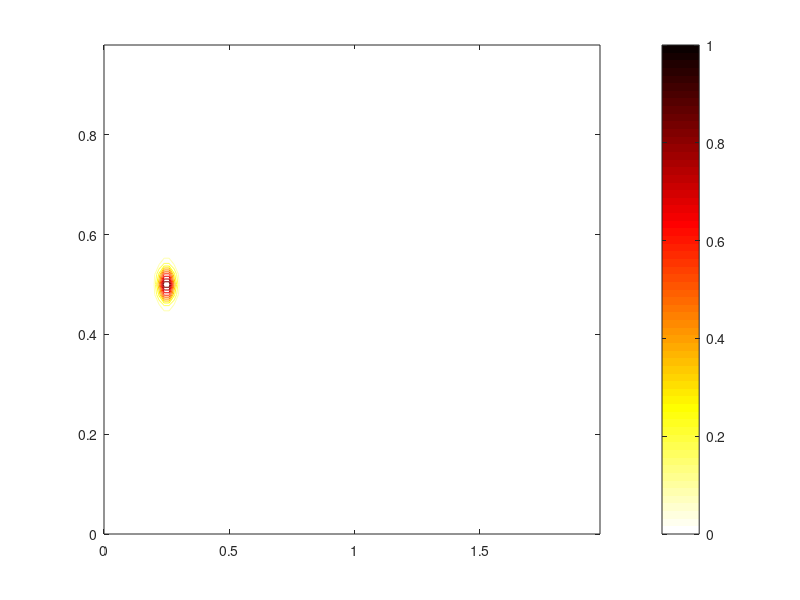

The MATLAB script that drew this image: (Note: this script raises an error after producing the figure.)
%PARAMETROS
D = 0.0001; % m^2/s

%Corrección, dar el número de nodos
%N_x = 100;
%N_y = 100;
L_x = 2; % m
L_y = 1; % m
dx = 0.02; % m
dy = 0.02; % m
time = 50; % seconds
u_x = 0.005; % m/s
v_y = 0.009; % m/s
% Additional velocity field W parameters
w_x = 0.005; % m/s
w_y = 0.009; % m/s


%NÚMERO DE PUNTOS EN EL ARREGLO ESPACIAL
N_x = round(L_x / dx); % Number of nodes in x
N_y = round(L_y / dy); % Number of nodes in y
%NUMERO DE PUNTOS EN EL ARREGLO TEMPORAL Y CONDICIÓN DE ESTABILIDAD
%dt = 0.0001;
dt = min(dx^2 / (4 * D), dy^2 / (4 * D)); % s
%dt = (dx^2*dy^2)/(2*D*(dx^2+dy^2))/10;
t_nodes = floor(time / dt);
% CONCENTRACIÓN INICIAL DEL CONTAMINANTE
u_0 = zeros(N_x, N_y);
[X, Y] = meshgrid((0:N_x-1) * dx, (0:N_y-1) * dy);
u_0 = exp(-1000* ((X - L_x / 8).^2 + (Y - L_y / 2).^2))';
u = u_0;


% GRÁFICA
figure;
h = pcolor(u');
shading interp;
colormap (flipud(hot));
colorbar;
caxis([0 1]);
hold on;
contour_lines = contour(X, Y, u',10); % Initial contour plot
% Add a label to the colorbar
a = colorbar;
a.Label.String = 'C[mol/m^3]';

% New grid for W vector field
[W_X, W_Y] = meshgrid(linspace(0, L_x, 10), linspace(0, L_y, 10));
quiver(W_X, W_Y, w_x*ones(size(W_X)), w_y*ones(size(W_Y)), 'b'); % Quiver plot for W

xlim([0 L_x]);
ylim([0 L_y]);
xlabel('x[m]');
ylabel('y [m]');


title('t: 0.000 [s].');
pause(0.01);




% DIFERENCIAS FINITAS
%constantes
a = D * (dt / dx^2);
b = D * (dt / dy^2);
p = u_x * (dt / dx);
q = v_y * (dt / dy);
% LOOP
counter = 0;
for t = 1:t_nodes
    u_next = zeros(size(u));
    % Tipo 9
    %Central en x; Central en y 
    u_next(2:end-1, 2:end-1) = u(2:end-1, 2:end-1) * (1 - 2*a - 2*b) + ...
        u(3:end, 2:end-1) * (a - p/2) + u(1:end-2, 2:end-1) * (a + p/2) + ...
        u(2:end-1, 3:end) * (b - q/2) + u(2:end-1, 1:end-2) * (b + q/2);
    %Tipo 1
    % Forward en x; Foward en y
    u_next(1, 1) = u(2, 1) * (-p - 2*a) + u(1, 2) * (-q - 2*b) + ...
        u(3, 1) * a + u(1, 3) * b + u(1, 1) * (1 + a + b + p + q);
    %Tipo 2
    % Backward in x and forward in y
    u_next(N_x, 1) = u(N_x, 1) * (1 - p + q + a + b) + ...
        u(N_x-1, 1) * (p - 2*a) + u(N_x, 2) * (-q - 2*b) + ...
        u(N_x-2, 1) * a + u(N_x, 3) * b;
    %Tipo 3
    % Backward en x; Backward en y
    u_next(N_x, N_y) = u(N_x, N_y) * (1 - p - q + a + b) + ...
        u(N_x-1, N_y) * (p - a) + u(N_x, N_y-1) * (q - 2*b) + ...
        u(N_x-2, N_y) * a + u(N_x, N_y-2) * b;
    %Tipo 4
    % Forward en x; Backward en y
    u_next(1, N_y) = u(1, N_y) * (1 + p - q + a + b) + ...
        u(2, N_y) * (-p - 2*a) + u(1, N_y-1) * (q - b) + ...
        u(3, N_y) * a + u(1, N_y-2) * b;
    %Tipo 5
    % Central en x; Forward en y
    u_next(2:end-1, 1) = u(2:end-1, 1) * (1 + q - a + b) + ...
        u(3:end, 1) * (a - p/2) + u(1:end-2, 1) * (a + p/2) + ...
        u(2:end-1, 2) * (-q - 2*b) + u(2:end-1, 3) * b;
    %Tipo 6
    % Backward en x; Central en y
    u_next(N_x, 2:end-1) = u(N_x, 2:end-1) * (1 - p + a - 2*b) + ...
        u(N_x-1, 2:end-1) * (p - 2*a) + u(N_x, 3:end) * (b - q/2) + ...
        u(N_x, 1:end-2) * (b + q/2) + u(N_x-2, 2:end-1) * a;
    %Tipo 7 
    % Central en x; Backward en y
    u_next(2:end-1, N_y) = u(2:end-1, N_y) * (1 - q - 2*a + b) + ...
        u(3:end, N_y) * (a - p/2) + u(1:end-2, N_y) * (a + p/2) + ...
        u(2:end-1, N_y-1) * (q - 2*b) + u(2:end-1, N_y-2) * b;
    %Tipo 8 
    % Forward en x, Central en y
    u_next(1, 2:end-1) = u(1, 2:end-1) * (1 + p + a - 2*b) + ...
        u(2, 2:end-1) * (-p - 2*a) + u(1, 3:end) * (b - q/2) + ...
        u(1, 1:end-2) * (b + q/2) + u(3, 2:end-1) * a;
    
    %Inyectando sustancia continuamente
    u = u_next +u_0;

    counter = counter + dt;

    disp(['t: ', num2str(counter, '%.3f'), ' [s], Average concentration: ', num2str(mean(u(:)), '%.10f'), ' mol/kg^3']);

    % Updating the plot
    set(h, 'CData', u');
    caxis([0 max(u(:))]); % Adjust color limits to the maximum value of u
% Update the contour plot
    if ishandle(contour_lines)
        delete(contour_lines); % Remove the old contour lines
    end
    contour_lines = contour(X, Y, u', 10); % Add new contour lines

    title(['t: ', num2str(counter, '%.3f'), ' [s].']);
    pause(0.1);
end
